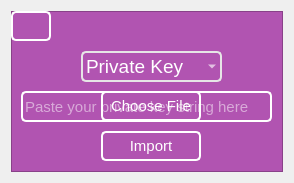
<?xml version="1.0" encoding="UTF-8"?>
<ui version="4.0">
 <class>Form</class>
 <widget class="QWidget" name="Form">
  <property name="geometry">
   <rect>
    <x>0</x>
    <y>0</y>
    <width>294</width>
    <height>183</height>
   </rect>
  </property>
  <property name="windowTitle">
   <string>Form</string>
  </property>
  <layout class="QHBoxLayout" name="horizontalLayout">
   <item>
    <widget class="QFrame" name="frame">
     <property name="styleSheet">
      <string notr="true">QFrame {
	background-color: #B154B1;
	color: white;
}

QPushButton {
	background-color: transparent;
	border: 2px solid white;
	border-radius: 5px;
	color: white;
}

QPushButton::hover {
	background-color: rgb(120, 54, 120);
}

QComboBox {
	background-color: transparent;
	color: white;
	border: 2px solid rgb(230, 230, 230);
	border-radius: 5px
}

QComboBox::hover {
	border: 3px solid rgb(120, 54, 120);
}

QLineEdit#password {
	background-color: transparent;
	border-radius: 5px;
	color: white;
	border: 2px solid white
}

QLineEdit#password::focus {
	border-color: rgb(120, 54, 120);
}</string>
     </property>
     <property name="frameShape">
      <enum>QFrame::StyledPanel</enum>
     </property>
     <property name="frameShadow">
      <enum>QFrame::Raised</enum>
     </property>
     <widget class="QPushButton" name="import_2">
      <property name="geometry">
       <rect>
        <x>90</x>
        <y>120</y>
        <width>100</width>
        <height>30</height>
       </rect>
      </property>
      <property name="minimumSize">
       <size>
        <width>100</width>
        <height>30</height>
       </size>
      </property>
      <property name="font">
       <font>
        <family>MS Shell Dlg 2</family>
        <pointsize>11</pointsize>
       </font>
      </property>
      <property name="text">
       <string>Import</string>
      </property>
     </widget>
     <widget class="QLineEdit" name="password">
      <property name="geometry">
       <rect>
        <x>10</x>
        <y>80</y>
        <width>251</width>
        <height>31</height>
       </rect>
      </property>
      <property name="font">
       <font>
        <pointsize>11</pointsize>
       </font>
      </property>
      <property name="echoMode">
       <enum>QLineEdit::Password</enum>
      </property>
      <property name="placeholderText">
       <string>Paste your private key string here</string>
      </property>
     </widget>
     <widget class="QPushButton" name="browse">
      <property name="geometry">
       <rect>
        <x>90</x>
        <y>80</y>
        <width>100</width>
        <height>30</height>
       </rect>
      </property>
      <property name="minimumSize">
       <size>
        <width>100</width>
        <height>30</height>
       </size>
      </property>
      <property name="font">
       <font>
        <family>MS Shell Dlg 2</family>
        <pointsize>11</pointsize>
       </font>
      </property>
      <property name="text">
       <string>Choose File</string>
      </property>
     </widget>
     <widget class="QComboBox" name="way">
      <property name="geometry">
       <rect>
        <x>70</x>
        <y>40</y>
        <width>141</width>
        <height>31</height>
       </rect>
      </property>
      <property name="font">
       <font>
        <family>MS Shell Dlg 2</family>
        <pointsize>14</pointsize>
       </font>
      </property>
      <property name="maxVisibleItems">
       <number>2</number>
      </property>
      <item>
       <property name="text">
        <string>Private Key</string>
       </property>
      </item>
      <item>
       <property name="text">
        <string>JSON File</string>
       </property>
      </item>
     </widget>
     <widget class="QPushButton" name="back">
      <property name="geometry">
       <rect>
        <x>0</x>
        <y>0</y>
        <width>40</width>
        <height>30</height>
       </rect>
      </property>
      <property name="minimumSize">
       <size>
        <width>40</width>
        <height>30</height>
       </size>
      </property>
      <property name="maximumSize">
       <size>
        <width>40</width>
        <height>30</height>
       </size>
      </property>
      <property name="text">
       <string/>
      </property>
      <property name="icon">
       <iconset>
        <normaloff>back.png</normaloff>back.png</iconset>
      </property>
      <property name="iconSize">
       <size>
        <width>30</width>
        <height>30</height>
       </size>
      </property>
     </widget>
    </widget>
   </item>
  </layout>
 </widget>
 <resources/>
 <connections/>
</ui>
